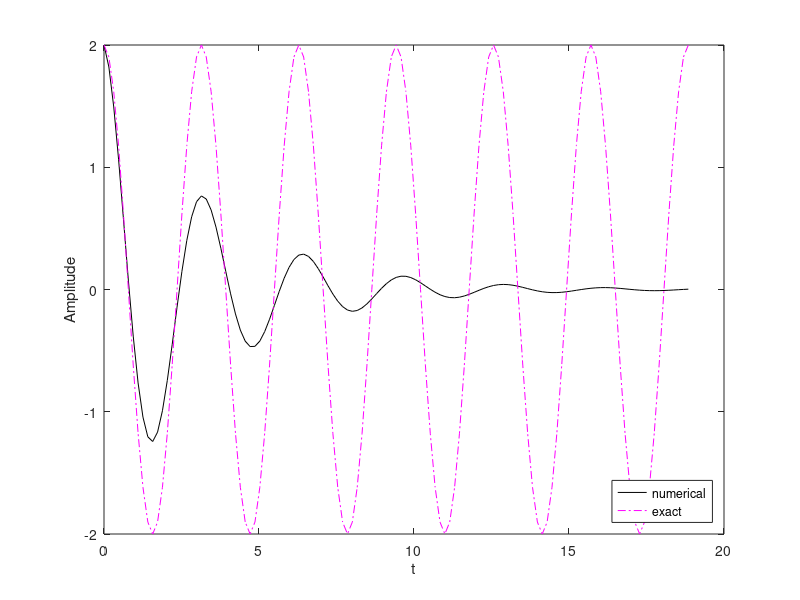

Write the MATLAB code that produced this figure.
%Exercise 4.14
omega=2;
P=2*pi/omega;
dt=P/20;
%dt=P/2000; %dt can be changed to test 20 and 2000 time steps per period
T=6*P;
N_t = floor(round(T/dt)); %floor rounds each value of T to nearest value of specified time
t = linspace(0, N_t*dt, N_t+1);
u = zeros(N_t+1, 1);
v = zeros(N_t+1, 1);
% Initial condition
x_0=2;
u(1)=x_0;
v(1)=0;
% Step equations forward in time
for n=2:N_t+1
    u(n)=(1.0/(1+(dt*omega)^2))*(dt*v(n-1)+ u(n-1));
    v(n)=(1.0/(1+(dt*omega)^2))*(-dt*omega^2*u(n-1)+v(n-1));
end
plot(t, u, 'k-', t, x_0*cos(omega*t), 'm-.');
legend('numerical', 'exact', 'location', 'southeast');
xlabel('t');
ylabel('Amplitude');